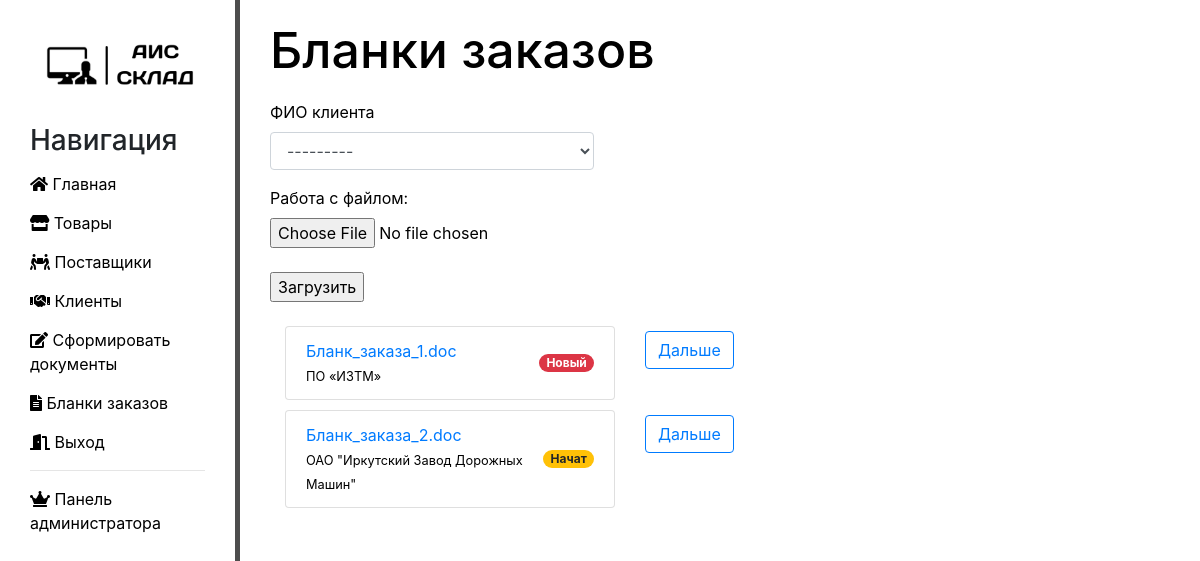
Screenshot of /blanks (signed in) with the database file from the repository.
### main/models.py (models this page shows, shortened)
class Blank(models.Model):
    NEW = 'new'
    BEGIN = 'begin'
    END = 'end'
    STATUS_CHOICES = (
        ('Новый', 'Новый'),
        ('Начат', 'Начат'),
        ('Закончен', 'Закончен'),
    )
    status = models.CharField(choices=STATUS_CHOICES, max_length=10)
    docfile = models.FileField()
    client = models.ForeignKey(Client,  on_delete=models.PROTECT)
    date = models.CharField('Дата загрузки', max_length=50, blank=True)
    class Meta:
         verbose_name = 'Бланк'
         verbose_name_plural = 'Бланки заказа'

class Client(models.Model):
    client_name = models.CharField('Название фирмы', max_length=255)
    inn = models.BigIntegerField('ИНН')
    phone = models.CharField('Телефон', max_length=12)
    address = models.CharField('Адрес', max_length=255)
    def __str__(self):
        return self.client_name
    class Meta:
        verbose_name = 'Клиент'
        verbose_name_plural = 'Клиенты'

### main/views.py (the view)
# urls.py: path('blanks', views.my_view, name='my-view'),
def my_view(request):
    message = 'Загрузите бланк заказа'
    client = ''
    if request.method == 'POST':
        form = BlankForm(request.POST, request.FILES)
        if form.is_valid():
            client = form.cleaned_data.get('client')
            newdoc = Blank(status='Новый', docfile=request.FILES['docfile'], client=client,
                           date=str(datetime.today().strftime('%d.%m.%Y')))
            newdoc.save()
            return redirect('my-view')
        else:
            message = 'The form is not valid. Fix the following error:'
    else:
        form = BlankForm()
    documents = Blank.objects.all()
    context = {'documents': documents, 'form': form, 'message': message, 'client': client}
    return render(request, 'main/list.html', context)

### main/forms.py
class BlankForm(ModelForm):
    docfile = forms.FileField(label='Работа с файлом:', validators=[file_size, FileExtensionValidator(['docx', 'doc'])])
    class Meta:
        model = Blank
        fields = ['client']
        widgets = {
            'client': Select(attrs={
                'class': 'form-control',
                'placeholder': 'Название документа'
            }),
        }

### main/templates/main/list.html (shortened to what this page needs)
{% extends 'main/layout.html' %}
{% block content %}
    <div class="features">
        <h1>Бланки заказов</h1>
         {% for group in request.user.groups.all %}
            {% if group.name != 'Заведующий складом' and  group.name != 'Cотрудник' %}
        <form action="{% url 'my-view' %}" method="post" enctype="multipart/form-data">
           <div class="form-group" style="width:60%">
               <label>ФИО клиента</label>
               {{ form.client }}
           </div>
            <p>{{ form.docfile.label_tag }} {{ form.docfile.help_text }}</p>
            <p>
                {{ form.docfile }}
            </p>
            <br>
            <p><input type="submit" value="Загрузить"/></p>
        </form>
          {% endif %}
            {% endfor %}
        <br>
        {% if documents %}
            <ul class="list-group" style="width: 80%; ">
                {% for document in documents %}
                <div class="container">
                <div class="row" style="margin-bottom:10px">
                    <div class="col">
                <li class="list-group-item d-flex justify-content-between align-items-center"  >
                     <a href="{{ document.docfile.url }}">{{ document.docfile.name }}
                         <br>
                    <small class="mb-1" style="color:black"> {{document.client}} </small></a>
                    {% if document.status == "Новый" %}
                    <span class="badge badge-danger badge-pill"> {{document.status}} </span>
                    {% elif document.status == "Начат" %}
                    <span class="badge badge-warning badge-pill"> {{document.status}} </span>
                    {% elif document.status == "Закончен" %}
                    <span class="badge badge-success badge-pill"> {{document.status}} </span>
                    {% endif %}
                 </li>
                    </div>
                    {% for group in request.user.groups.all %}
                         {% if group.name == 'Заведующий складом' or  group.name == 'Cотрудник' or group.name == 'Администратор сайта' %}
                     <div class="col">
                    <form action="{% url 'my-view-status' document.id %}" method="get" style="margin-top:5px">
                        <input type="submit" class="btn btn-outline-primary" value="Дальше" name="next">
                    </form>
                     </div>
                    {% endif %}
                    {% endfor %}
                </div>
                </div>
                {% endfor %}
            </ul>
        {% else %}
            <p>Документов не найдено.</p>
        {% endif %}
    </div>
{% endblock %}

### main/templates/main/layout.html (shortened to what this page needs)
{% load static %}
<!doctype html>
<html lang="en">
<head>
    <link rel="stylesheet"  href = "https://stackpath.bootstrapcdn.com/bootstrap/4.3.1/css/bootstrap.min.css">
    <link rel="stylesheet" href="{% static 'main/css/main.css' %}">
    <link rel="stylesheet" href="https://use.fontawesome.com/releases/v5.8.2/css/all.css">
</head>
<body>
    <aside>
         <img src="{% static 'main/img/logo.png' %}" width="100%"   alt="logo">
        <h3>Навигация</h3>
        <ul>
           <a href="{% url 'home' %}" ><li><i class="fas fa-home"></i></i> Главная</li></a>
            {% if user.is_authenticated %}
           <a href="{% url 'products' %}"><li><i class="fas fa-store"></i> Товары</li></a>
           <a href="{% url 'providers' %}" ><li><i class="fas fa-people-carry"></i> Поставщики</li></a>
            <a href="{% url 'clients' %}"><li><i class="fas fa-handshake"></i> Клиенты</li></a>
            {% for group in request.user.groups.all %}
            {% if group.name == 'Заведующий складом' or group.name == 'Администратор сайта' %}
              <a href="{% url 'documents' %}"><li><i class="fas fa-edit"></i></i> Сформировать документы</li></a>
            {% else %}
              <a href="{% url 'documents' %}"><li><i class="fas fa-edit"></i></i> Посмотреть документы</li></a>
                {% endif %}
            {% endfor %}
           <a href="{% url 'my-view' %}"><li><i class="fas fa-file-alt"></i> Бланки заказов</li></a>
            <a href="{% url 'logout' %}"><li><i class="fas fa-door-open"></i></i> Выход</li></a>
            {% else %}
            <a href="{% url 'login' %}"><li><i class="fas fa-sign-in-alt"></i> Войти</li></a>
            {% endif %}
            {% if user.is_superuser %}
            <hr>
            <a href="{% url 'admin:index' %}"><li><i class="fas fa-crown"></i> Панель администратора</li></a>
            {% endif %}
        </ul>
    </aside>
    <main>
       {% block content %}
    {% endblock %}
    </main>
</body>
</html>

### main/static/main/css/main.css (style rules this page uses)
body { background: ; }
aside { float: left; background: white; width: 20%; padding: 2.5%; height: 100vh; border-right: 5px solid #4d4d4d; }
aside h3 { margin-top: 20px; font-size: 28px; }
aside img { padding: 0% }
aside ul { padding: 0%; }
aside ul li { color: black; display: block; margin-top: 15px; transition: transform .5s ease; }
main .features { float:left; color: black; margin: 20px 10px 10px 30px; text-align: left; width: 75%; }
main .features h1 { font-size: 50px; margin-bottom: 20px; }
main .features p { max-width: 50%; margin: 0px ; }
form { width:60% }

### rows the page displays
Blank: docfile.name "Бланк_заказа_1.doc", client "ПО «ИЗТМ»", status "Новый"
Blank: docfile.name "Бланк_заказа_2.doc", client "ОАО \"Иркутский Завод Дорожных Машин\"", status "Начат"
